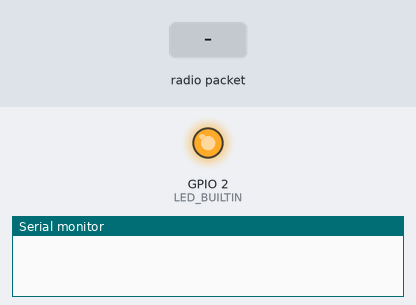
Recording of a program running on a simulated ESP8266 (Wemos D1 mini). Parts: output pins drawn as LEDs (lit = HIGH, except the on-board LED, lit = LOW), the last lines printed to the serial monitor. The inputs (shaded band) are chosen by the test bench. No radio packets arrive unless stated.

Above: at 0.0 s.
At 2.6 s:
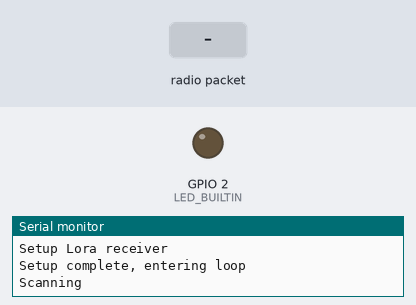
2.7 s: radio packet "1" arrives
At 3.9 s:
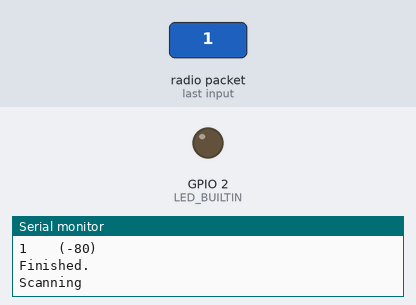
Timing chart, 0 to 5.7 s (numbered marks = the images above; inputs shaded):
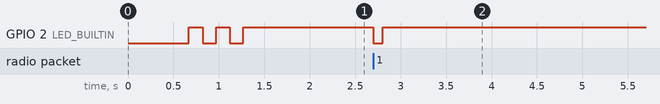

Measured:
- after the input at 2.7 s, GPIO 2 (LED_BUILTIN): HIGH → LOW at once, → HIGH 0.10 s later

The program:

main.cpp
```cpp
#include <SPI.h>
#include <LoRa.h>

//receiver

//8266 Wemos D1 mini
// MOSI -> 13 // D7
// MISO -> 12 //D6
// SCK  -> 14 //D5
#define SS 5 //D1
#define RST 4 //D2
#define DIO0 15 //D8

// Scanning indicator variables
unsigned long lastScanTime = 0;
int scanDots = 0;

void setup() {
  Serial.begin(115200);
  delay(500); // Give ESP8266 time to fully boot
  Serial.println(".");
  Serial.println("Setup Lora receiver");

  pinMode(LED_BUILTIN, OUTPUT);
  LoRa.setPins(SS, RST, DIO0);

  // 433E6: Asia, 868E6: Europe, 915E6: North America
  while (!LoRa.begin(915E6)) {
    Serial.println(".");
    delay(500);
  }
  LoRa.setSyncWord(0x34);          // 0-0xFF sync word to match the receiver
  LoRa.setSpreadingFactor(12);     // (6-12) higher value increases range but decreases data rate
  LoRa.setSignalBandwidth(125E3);  // lower value increases range but decreases data rate
  LoRa.setCodingRate4(8);          // higher value increases range but decreases data rate
  LoRa.enableCrc();                // improves data reliability

  Serial.println("Setup complete, entering loop");

  // 3 quick blinks to indicate setup is complete
  for (int i = 0; i < 3; i++) {
    digitalWrite(LED_BUILTIN, LOW);   // LED on
    delay(150);
    digitalWrite(LED_BUILTIN, HIGH);  // LED off
    delay(150);
  }

  Serial.print("Scanning");
  lastScanTime = millis();
}

void loop() {
  if (LoRa.parsePacket()) {
    digitalWrite(LED_BUILTIN, LOW);
    Serial.println("\nReceiving...");

    while (LoRa.available()) {
      Serial.print((char)LoRa.read());
    }
    Serial.printf("    (%d)\n", LoRa.packetRssi());
    delay(100);
    digitalWrite(LED_BUILTIN, HIGH);
    Serial.println("Finished.");

    // Reset scanning indicator
    Serial.print("Scanning");
    scanDots = 0;
    lastScanTime = millis();
  } else {
    // Show scanning progress every 2 seconds
    if (millis() - lastScanTime >= 2000) {
      Serial.print(".");
      scanDots++;

      // Reset after 10 dots to keep output clean
      if (scanDots >= 10) {
        Serial.println("");
        scanDots = 0;
      }

      lastScanTime = millis();
    }
  }
}
```
